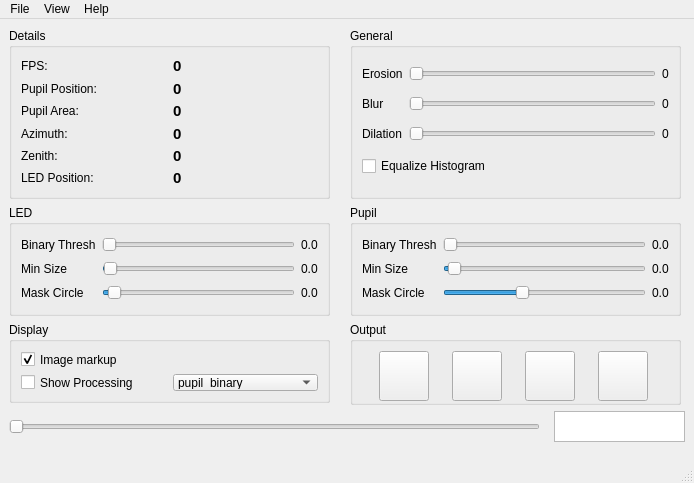
<?xml version="1.0" encoding="UTF-8"?>
<ui version="4.0">
 <class>MainWindow</class>
 <widget class="QMainWindow" name="MainWindow">
  <property name="geometry">
   <rect>
    <x>0</x>
    <y>0</y>
    <width>694</width>
    <height>483</height>
   </rect>
  </property>
  <property name="windowTitle">
   <string>Eyetracker</string>
  </property>
  <property name="windowIcon">
   <iconset>
    <normaloff>res/eye.png</normaloff>res/eye.png</iconset>
  </property>
  <widget class="QWidget" name="centralwidget">
   <widget class="QGroupBox" name="groupBox_pupil">
    <property name="geometry">
     <rect>
      <x>350</x>
      <y>186</y>
      <width>331</width>
      <height>111</height>
     </rect>
    </property>
    <property name="title">
     <string>Pupil</string>
    </property>
    <layout class="QGridLayout" name="gridLayout_5">
     <item row="0" column="0">
      <widget class="QLabel" name="label_pupil_binary">
       <property name="text">
        <string>Binary Thresh</string>
       </property>
      </widget>
     </item>
     <item row="0" column="1">
      <widget class="QSlider" name="horizontalSlider_pupil_binary">
       <property name="minimum">
        <number>100</number>
       </property>
       <property name="maximum">
        <number>255</number>
       </property>
       <property name="orientation">
        <enum>Qt::Horizontal</enum>
       </property>
      </widget>
     </item>
     <item row="0" column="2">
      <widget class="QLabel" name="label_pupil_binary_value">
       <property name="text">
        <string>0.0</string>
       </property>
      </widget>
     </item>
     <item row="1" column="0">
      <widget class="QLabel" name="label_pupil_min">
       <property name="text">
        <string>Min Size</string>
       </property>
      </widget>
     </item>
     <item row="1" column="1">
      <widget class="QSlider" name="horizontalSlider_pupil_min">
       <property name="minimum">
        <number>10</number>
       </property>
       <property name="maximum">
        <number>4000</number>
       </property>
       <property name="value">
        <number>99</number>
       </property>
       <property name="orientation">
        <enum>Qt::Horizontal</enum>
       </property>
      </widget>
     </item>
     <item row="1" column="2">
      <widget class="QLabel" name="label_pupil_min_value">
       <property name="text">
        <string>0.0</string>
       </property>
      </widget>
     </item>
     <item row="2" column="0">
      <widget class="QLabel" name="label_pupil_max">
       <property name="text">
        <string>Mask Circle</string>
       </property>
      </widget>
     </item>
     <item row="2" column="1">
      <widget class="QSlider" name="horizontalSlider_pupil_mask_circle">
       <property name="minimum">
        <number>1</number>
       </property>
       <property name="maximum">
        <number>100</number>
       </property>
       <property name="value">
        <number>39</number>
       </property>
       <property name="orientation">
        <enum>Qt::Horizontal</enum>
       </property>
      </widget>
     </item>
     <item row="2" column="2">
      <widget class="QLabel" name="label_pupil_mask_value">
       <property name="text">
        <string>0.0</string>
       </property>
      </widget>
     </item>
    </layout>
   </widget>
   <widget class="QGroupBox" name="groupBox_general">
    <property name="geometry">
     <rect>
      <x>350</x>
      <y>9</y>
      <width>331</width>
      <height>171</height>
     </rect>
    </property>
    <property name="title">
     <string>General</string>
    </property>
    <layout class="QGridLayout" name="gridLayout_2">
     <item row="1" column="0">
      <widget class="QLabel" name="label_general_blur">
       <property name="text">
        <string>Blur</string>
       </property>
      </widget>
     </item>
     <item row="1" column="1">
      <widget class="QSlider" name="horizontalSlider_general_blur">
       <property name="minimum">
        <number>1</number>
       </property>
       <property name="maximum">
        <number>10</number>
       </property>
       <property name="value">
        <number>1</number>
       </property>
       <property name="orientation">
        <enum>Qt::Horizontal</enum>
       </property>
      </widget>
     </item>
     <item row="2" column="2">
      <widget class="QLabel" name="label_general_dilation">
       <property name="text">
        <string>0</string>
       </property>
      </widget>
     </item>
     <item row="2" column="0">
      <widget class="QLabel" name="label_general_blur_2">
       <property name="text">
        <string>Dilation</string>
       </property>
      </widget>
     </item>
     <item row="0" column="2">
      <widget class="QLabel" name="label_general_erosion">
       <property name="text">
        <string>0</string>
       </property>
      </widget>
     </item>
     <item row="0" column="1">
      <widget class="QSlider" name="horizontalSlider_general_erosion">
       <property name="maximum">
        <number>10</number>
       </property>
       <property name="orientation">
        <enum>Qt::Horizontal</enum>
       </property>
      </widget>
     </item>
     <item row="0" column="0">
      <widget class="QLabel" name="label_general_blur_3">
       <property name="text">
        <string>Erosion</string>
       </property>
      </widget>
     </item>
     <item row="1" column="2">
      <widget class="QLabel" name="label_general_blur_value">
       <property name="text">
        <string>0</string>
       </property>
      </widget>
     </item>
     <item row="2" column="1">
      <widget class="QSlider" name="horizontalSlider_general_dilation">
       <property name="maximum">
        <number>10</number>
       </property>
       <property name="orientation">
        <enum>Qt::Horizontal</enum>
       </property>
      </widget>
     </item>
     <item row="3" column="0" colspan="2">
      <widget class="QCheckBox" name="checkBox_equalize">
       <property name="text">
        <string>Equalize Histogram</string>
       </property>
      </widget>
     </item>
    </layout>
   </widget>
   <widget class="QGroupBox" name="groupBox_led">
    <property name="geometry">
     <rect>
      <x>9</x>
      <y>186</y>
      <width>321</width>
      <height>111</height>
     </rect>
    </property>
    <property name="title">
     <string>LED</string>
    </property>
    <layout class="QGridLayout" name="gridLayout_4">
     <item row="0" column="0">
      <widget class="QLabel" name="label_led_binary">
       <property name="text">
        <string>Binary Thresh</string>
       </property>
      </widget>
     </item>
     <item row="0" column="1">
      <widget class="QSlider" name="horizontalSlider_led_binary">
       <property name="minimum">
        <number>100</number>
       </property>
       <property name="maximum">
        <number>255</number>
       </property>
       <property name="orientation">
        <enum>Qt::Horizontal</enum>
       </property>
      </widget>
     </item>
     <item row="0" column="2">
      <widget class="QLabel" name="label_led_binary_value">
       <property name="text">
        <string>0.0</string>
       </property>
      </widget>
     </item>
     <item row="1" column="0">
      <widget class="QLabel" name="label_led_min">
       <property name="text">
        <string>Min Size</string>
       </property>
      </widget>
     </item>
     <item row="1" column="1">
      <widget class="QSlider" name="horizontalSlider_led_min">
       <property name="minimum">
        <number>1</number>
       </property>
       <property name="maximum">
        <number>200</number>
       </property>
       <property name="value">
        <number>2</number>
       </property>
       <property name="orientation">
        <enum>Qt::Horizontal</enum>
       </property>
      </widget>
     </item>
     <item row="1" column="2">
      <widget class="QLabel" name="label_led_min_value">
       <property name="text">
        <string>0.0</string>
       </property>
      </widget>
     </item>
     <item row="2" column="0">
      <widget class="QLabel" name="label_led_max">
       <property name="text">
        <string>Mask Circle</string>
       </property>
      </widget>
     </item>
     <item row="2" column="1">
      <widget class="QSlider" name="horizontalSlider_led_mask_circle">
       <property name="minimum">
        <number>1</number>
       </property>
       <property name="maximum">
        <number>100</number>
       </property>
       <property name="value">
        <number>4</number>
       </property>
       <property name="orientation">
        <enum>Qt::Horizontal</enum>
       </property>
      </widget>
     </item>
     <item row="2" column="2">
      <widget class="QLabel" name="label_led_mask_value">
       <property name="text">
        <string>0.0</string>
       </property>
      </widget>
     </item>
    </layout>
   </widget>
   <widget class="QGroupBox" name="groupBox_Output">
    <property name="geometry">
     <rect>
      <x>350</x>
      <y>303</y>
      <width>331</width>
      <height>83</height>
     </rect>
    </property>
    <property name="title">
     <string>Output</string>
    </property>
    <layout class="QGridLayout" name="gridLayout">
     <item row="0" column="1">
      <widget class="QPushButton" name="pushButton_saveConfig">
       <property name="minimumSize">
        <size>
         <width>50</width>
         <height>50</height>
        </size>
       </property>
       <property name="maximumSize">
        <size>
         <width>50</width>
         <height>50</height>
        </size>
       </property>
       <property name="text">
        <string/>
       </property>
       <property name="icon">
        <iconset>
         <normaloff>res/save_config.png</normaloff>res/save_config.png</iconset>
       </property>
       <property name="iconSize">
        <size>
         <width>32</width>
         <height>32</height>
        </size>
       </property>
      </widget>
     </item>
     <item row="0" column="0">
      <widget class="QPushButton" name="pushButton_pauseplay">
       <property name="minimumSize">
        <size>
         <width>50</width>
         <height>50</height>
        </size>
       </property>
       <property name="maximumSize">
        <size>
         <width>50</width>
         <height>50</height>
        </size>
       </property>
       <property name="text">
        <string/>
       </property>
       <property name="icon">
        <iconset>
         <normaloff>res/pause.png</normaloff>res/pause.png</iconset>
       </property>
       <property name="iconSize">
        <size>
         <width>32</width>
         <height>32</height>
        </size>
       </property>
      </widget>
     </item>
     <item row="0" column="3">
      <widget class="QPushButton" name="pushButton_process">
       <property name="minimumSize">
        <size>
         <width>50</width>
         <height>50</height>
        </size>
       </property>
       <property name="maximumSize">
        <size>
         <width>50</width>
         <height>50</height>
        </size>
       </property>
       <property name="text">
        <string/>
       </property>
       <property name="icon">
        <iconset>
         <normaloff>res/process.png</normaloff>res/process.png</iconset>
       </property>
       <property name="iconSize">
        <size>
         <width>32</width>
         <height>32</height>
        </size>
       </property>
      </widget>
     </item>
     <item row="0" column="2">
      <widget class="QPushButton" name="pushButton_loadConfig">
       <property name="minimumSize">
        <size>
         <width>50</width>
         <height>50</height>
        </size>
       </property>
       <property name="maximumSize">
        <size>
         <width>50</width>
         <height>50</height>
        </size>
       </property>
       <property name="text">
        <string/>
       </property>
       <property name="icon">
        <iconset>
         <normaloff>res/load_config.png</normaloff>res/load_config.png</iconset>
       </property>
       <property name="iconSize">
        <size>
         <width>32</width>
         <height>32</height>
        </size>
       </property>
      </widget>
     </item>
    </layout>
   </widget>
   <widget class="QGroupBox" name="groupBox_2">
    <property name="geometry">
     <rect>
      <x>9</x>
      <y>303</y>
      <width>321</width>
      <height>81</height>
     </rect>
    </property>
    <property name="title">
     <string>Display</string>
    </property>
    <layout class="QGridLayout" name="gridLayout_9">
     <item row="0" column="0">
      <widget class="QCheckBox" name="checkBox_markup">
       <property name="text">
        <string>Image markup</string>
       </property>
       <property name="checked">
        <bool>true</bool>
       </property>
      </widget>
     </item>
     <item row="1" column="0">
      <widget class="QCheckBox" name="checkBox_showProcessing">
       <property name="text">
        <string>Show Processing</string>
       </property>
       <property name="checked">
        <bool>false</bool>
       </property>
      </widget>
     </item>
     <item row="1" column="1">
      <widget class="QComboBox" name="comboBox_processing">
       <item>
        <property name="text">
         <string>pupil_binary</string>
        </property>
       </item>
       <item>
        <property name="text">
         <string>led_binary</string>
        </property>
       </item>
       <item>
        <property name="text">
         <string>pupil_region</string>
        </property>
       </item>
       <item>
        <property name="text">
         <string>led_region</string>
        </property>
       </item>
       <item>
        <property name="text">
         <string>eroded</string>
        </property>
       </item>
       <item>
        <property name="text">
         <string>edges</string>
        </property>
       </item>
       <item>
        <property name="text">
         <string>combined</string>
        </property>
       </item>
      </widget>
     </item>
    </layout>
   </widget>
   <widget class="QGroupBox" name="groupBox_3">
    <property name="geometry">
     <rect>
      <x>9</x>
      <y>9</y>
      <width>321</width>
      <height>171</height>
     </rect>
    </property>
    <property name="title">
     <string>Details</string>
    </property>
    <layout class="QGridLayout" name="gridLayout_10">
     <item row="0" column="0">
      <widget class="QLabel" name="label_fpstext">
       <property name="text">
        <string>FPS:</string>
       </property>
      </widget>
     </item>
     <item row="4" column="1">
      <widget class="QLabel" name="label_azimuth">
       <property name="font">
        <font>
         <pointsize>11</pointsize>
         <weight>75</weight>
         <bold>true</bold>
        </font>
       </property>
       <property name="text">
        <string>0</string>
       </property>
      </widget>
     </item>
     <item row="4" column="0">
      <widget class="QLabel" name="label_azimuthtext">
       <property name="text">
        <string>Azimuth:</string>
       </property>
      </widget>
     </item>
     <item row="0" column="1">
      <widget class="QLabel" name="label_fps">
       <property name="font">
        <font>
         <pointsize>11</pointsize>
         <weight>75</weight>
         <bold>true</bold>
        </font>
       </property>
       <property name="text">
        <string>0</string>
       </property>
      </widget>
     </item>
     <item row="5" column="1">
      <widget class="QLabel" name="label_zenith">
       <property name="font">
        <font>
         <pointsize>11</pointsize>
         <weight>75</weight>
         <bold>true</bold>
        </font>
       </property>
       <property name="text">
        <string>0</string>
       </property>
      </widget>
     </item>
     <item row="5" column="0">
      <widget class="QLabel" name="label_zenithtext">
       <property name="text">
        <string>Zenith:</string>
       </property>
      </widget>
     </item>
     <item row="8" column="0">
      <widget class="QLabel" name="label_3">
       <property name="text">
        <string>LED Position:</string>
       </property>
      </widget>
     </item>
     <item row="8" column="1">
      <widget class="QLabel" name="label_ledPosition">
       <property name="font">
        <font>
         <pointsize>11</pointsize>
         <weight>75</weight>
         <bold>true</bold>
        </font>
       </property>
       <property name="text">
        <string>0</string>
       </property>
      </widget>
     </item>
     <item row="2" column="0">
      <widget class="QLabel" name="label_pupiltext">
       <property name="text">
        <string>Pupil Area:</string>
       </property>
      </widget>
     </item>
     <item row="2" column="1">
      <widget class="QLabel" name="label_pupil_area">
       <property name="font">
        <font>
         <pointsize>11</pointsize>
         <weight>75</weight>
         <bold>true</bold>
        </font>
       </property>
       <property name="text">
        <string>0</string>
       </property>
      </widget>
     </item>
     <item row="1" column="0">
      <widget class="QLabel" name="label">
       <property name="text">
        <string>Pupil Position:</string>
       </property>
      </widget>
     </item>
     <item row="1" column="1">
      <widget class="QLabel" name="label_pupilPosition">
       <property name="font">
        <font>
         <pointsize>11</pointsize>
         <weight>75</weight>
         <bold>true</bold>
        </font>
       </property>
       <property name="text">
        <string>0</string>
       </property>
      </widget>
     </item>
    </layout>
   </widget>
   <widget class="QSlider" name="FrameSlider">
    <property name="geometry">
     <rect>
      <x>9</x>
      <y>392</y>
      <width>531</width>
      <height>31</height>
     </rect>
    </property>
    <property name="sizePolicy">
     <sizepolicy hsizetype="Ignored" vsizetype="Expanding">
      <horstretch>0</horstretch>
      <verstretch>0</verstretch>
     </sizepolicy>
    </property>
    <property name="orientation">
     <enum>Qt::Horizontal</enum>
    </property>
   </widget>
   <widget class="QTextBrowser" name="FrameBrowser">
    <property name="enabled">
     <bool>true</bool>
    </property>
    <property name="geometry">
     <rect>
      <x>554</x>
      <y>392</y>
      <width>131</width>
      <height>31</height>
     </rect>
    </property>
    <property name="sizePolicy">
     <sizepolicy hsizetype="Ignored" vsizetype="Preferred">
      <horstretch>0</horstretch>
      <verstretch>0</verstretch>
     </sizepolicy>
    </property>
   </widget>
  </widget>
  <widget class="QMenuBar" name="menubar">
   <property name="geometry">
    <rect>
     <x>0</x>
     <y>0</y>
     <width>694</width>
     <height>21</height>
    </rect>
   </property>
   <widget class="QMenu" name="menuFile">
    <property name="title">
     <string>File</string>
    </property>
    <widget class="QMenu" name="menuLoad">
     <property name="title">
      <string>Load</string>
     </property>
     <property name="icon">
      <iconset>
       <normaloff>res/load.png</normaloff>res/load.png</iconset>
     </property>
     <addaction name="action_load_movie"/>
     <addaction name="separator"/>
     <addaction name="action_custom_algorithm"/>
    </widget>
    <widget class="QMenu" name="menuSave_2">
     <property name="title">
      <string>Save</string>
     </property>
     <property name="icon">
      <iconset>
       <normaloff>res/save.png</normaloff>res/save.png</iconset>
     </property>
     <addaction name="action_save_avi"/>
     <addaction name="action_save_hdf5"/>
    </widget>
    <addaction name="menuLoad"/>
    <addaction name="menuSave_2"/>
    <addaction name="actionQuit"/>
   </widget>
   <widget class="QMenu" name="menuView">
    <property name="title">
     <string>View</string>
    </property>
    <addaction name="actionVideo"/>
    <addaction name="actionPlots"/>
    <addaction name="actionModel"/>
    <addaction name="actionSettings"/>
   </widget>
   <widget class="QMenu" name="menuAbout">
    <property name="title">
     <string>Help</string>
    </property>
    <addaction name="actionAbout"/>
   </widget>
   <addaction name="menuFile"/>
   <addaction name="menuView"/>
   <addaction name="menuAbout"/>
  </widget>
  <widget class="QStatusBar" name="statusbar"/>
  <action name="actionQuit">
   <property name="text">
    <string>Quit</string>
   </property>
  </action>
  <action name="action_load_movie">
   <property name="text">
    <string>movie</string>
   </property>
  </action>
  <action name="action_load_hdf5">
   <property name="text">
    <string>hdf5</string>
   </property>
  </action>
  <action name="actionAvi">
   <property name="text">
    <string>avi</string>
   </property>
  </action>
  <action name="actionTiff_stack">
   <property name="text">
    <string>hdf5</string>
   </property>
  </action>
  <action name="actionPlots">
   <property name="text">
    <string>Plots</string>
   </property>
  </action>
  <action name="actionSettings">
   <property name="text">
    <string>Settings</string>
   </property>
  </action>
  <action name="action_save_avi">
   <property name="text">
    <string>avi</string>
   </property>
  </action>
  <action name="action_save_hdf5">
   <property name="text">
    <string>hdf5</string>
   </property>
  </action>
  <action name="action_save_tiff">
   <property name="text">
    <string>tiff stack</string>
   </property>
  </action>
  <action name="action_load_tiff">
   <property name="text">
    <string>tiff stack</string>
   </property>
  </action>
  <action name="actionAbout">
   <property name="text">
    <string>About</string>
   </property>
  </action>
  <action name="actionModel">
   <property name="text">
    <string>Model</string>
   </property>
  </action>
  <action name="action_custom_algorithm">
   <property name="text">
    <string>custom algorithm</string>
   </property>
  </action>
  <action name="actionVideo">
   <property name="text">
    <string>Video</string>
   </property>
  </action>
 </widget>
 <resources/>
 <connections>
  <connection>
   <sender>horizontalSlider_led_binary</sender>
   <signal>valueChanged(int)</signal>
   <receiver>label_led_binary_value</receiver>
   <slot>setNum(int)</slot>
   <hints>
    <hint type="sourcelabel">
     <x>198</x>
     <y>354</y>
    </hint>
    <hint type="destinationlabel">
     <x>327</x>
     <y>354</y>
    </hint>
   </hints>
  </connection>
  <connection>
   <sender>horizontalSlider_led_mask_circle</sender>
   <signal>valueChanged(int)</signal>
   <receiver>label_led_mask_value</receiver>
   <slot>setNum(int)</slot>
   <hints>
    <hint type="sourcelabel">
     <x>231</x>
     <y>530</y>
    </hint>
    <hint type="destinationlabel">
     <x>369</x>
     <y>530</y>
    </hint>
   </hints>
  </connection>
  <connection>
   <sender>horizontalSlider_led_min</sender>
   <signal>valueChanged(int)</signal>
   <receiver>label_led_min_value</receiver>
   <slot>setNum(int)</slot>
   <hints>
    <hint type="sourcelabel">
     <x>231</x>
     <y>463</y>
    </hint>
    <hint type="destinationlabel">
     <x>369</x>
     <y>463</y>
    </hint>
   </hints>
  </connection>
  <connection>
   <sender>horizontalSlider_general_blur</sender>
   <signal>valueChanged(int)</signal>
   <receiver>label_general_blur_value</receiver>
   <slot>setNum(int)</slot>
   <hints>
    <hint type="sourcelabel">
     <x>601</x>
     <y>133</y>
    </hint>
    <hint type="destinationlabel">
     <x>763</x>
     <y>133</y>
    </hint>
   </hints>
  </connection>
  <connection>
   <sender>horizontalSlider_pupil_binary</sender>
   <signal>valueChanged(int)</signal>
   <receiver>label_pupil_binary_value</receiver>
   <slot>setNum(int)</slot>
   <hints>
    <hint type="sourcelabel">
     <x>619</x>
     <y>396</y>
    </hint>
    <hint type="destinationlabel">
     <x>757</x>
     <y>396</y>
    </hint>
   </hints>
  </connection>
  <connection>
   <sender>horizontalSlider_pupil_mask_circle</sender>
   <signal>valueChanged(int)</signal>
   <receiver>label_pupil_mask_value</receiver>
   <slot>setNum(int)</slot>
   <hints>
    <hint type="sourcelabel">
     <x>619</x>
     <y>530</y>
    </hint>
    <hint type="destinationlabel">
     <x>757</x>
     <y>530</y>
    </hint>
   </hints>
  </connection>
  <connection>
   <sender>horizontalSlider_pupil_min</sender>
   <signal>valueChanged(int)</signal>
   <receiver>label_pupil_min_value</receiver>
   <slot>setNum(int)</slot>
   <hints>
    <hint type="sourcelabel">
     <x>619</x>
     <y>463</y>
    </hint>
    <hint type="destinationlabel">
     <x>757</x>
     <y>463</y>
    </hint>
   </hints>
  </connection>
  <connection>
   <sender>horizontalSlider_general_dilation</sender>
   <signal>valueChanged(int)</signal>
   <receiver>label_general_dilation</receiver>
   <slot>setNum(int)</slot>
   <hints>
    <hint type="sourcelabel">
     <x>531</x>
     <y>136</y>
    </hint>
    <hint type="destinationlabel">
     <x>671</x>
     <y>136</y>
    </hint>
   </hints>
  </connection>
  <connection>
   <sender>horizontalSlider_general_erosion</sender>
   <signal>valueChanged(int)</signal>
   <receiver>label_general_erosion</receiver>
   <slot>setNum(int)</slot>
   <hints>
    <hint type="sourcelabel">
     <x>531</x>
     <y>70</y>
    </hint>
    <hint type="destinationlabel">
     <x>671</x>
     <y>70</y>
    </hint>
   </hints>
  </connection>
 </connections>
</ui>
